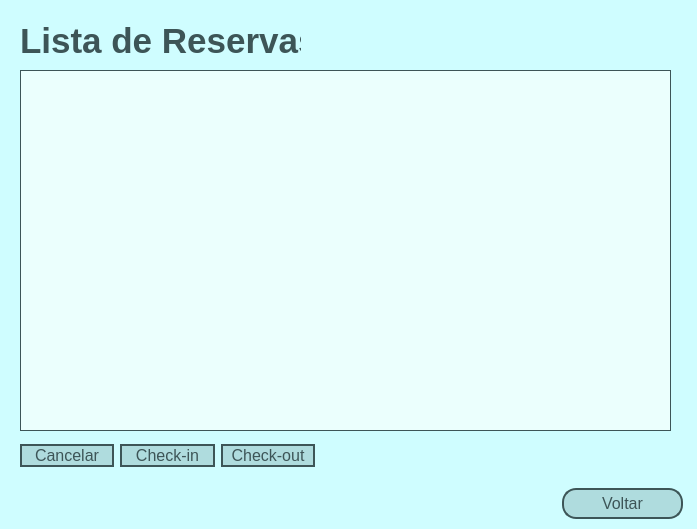
<?xml version="1.0" encoding="UTF-8"?>
<ui version="4.0">
 <class>reservasTela</class>
 <widget class="QDialog" name="reservasTela">
  <property name="geometry">
   <rect>
    <x>0</x>
    <y>0</y>
    <width>697</width>
    <height>529</height>
   </rect>
  </property>
  <property name="windowTitle">
   <string>Reservas</string>
  </property>
  <property name="windowIcon">
   <iconset theme="go-home"/>
  </property>
  <property name="styleSheet">
   <string notr="true">QDialog{
	background-color: #cffdff;
}

QPushButton{
	background-color: #afdcde;
	border-radius: 14px;
	border: 2px solid #3d5557;
	color: #3d5557;
	font-size: 16px;
}

QPushButton::hover{
	background-color: #b9faf4;
}


QLabel{
	color: #3d5557;
	font-weight:bold;
}

QTableWidget {
	background-color: #ebfffd;
	border: 1px solid #3d5557;
}

QHeaderView::section{
	background-color: #9db3b1;
	font-weight: bold;
}</string>
  </property>
  <widget class="QTableWidget" name="tb_reservas">
   <property name="geometry">
    <rect>
     <x>20</x>
     <y>70</y>
     <width>651</width>
     <height>361</height>
    </rect>
   </property>
  </widget>
  <widget class="QLabel" name="label">
   <property name="geometry">
    <rect>
     <x>20</x>
     <y>20</y>
     <width>281</width>
     <height>41</height>
    </rect>
   </property>
   <property name="font">
    <font>
     <pointsize>26</pointsize>
     <bold>true</bold>
    </font>
   </property>
   <property name="text">
    <string>Lista de Reservas</string>
   </property>
  </widget>
  <widget class="QWidget" name="layoutWidget">
   <property name="geometry">
    <rect>
     <x>20</x>
     <y>440</y>
     <width>295</width>
     <height>31</height>
    </rect>
   </property>
   <layout class="QHBoxLayout" name="horizontalLayout">
    <item>
     <widget class="QPushButton" name="btn_cancelar">
      <property name="text">
       <string>Cancelar</string>
      </property>
     </widget>
    </item>
    <item>
     <widget class="QPushButton" name="btn_checkin">
      <property name="text">
       <string>Check-in</string>
      </property>
     </widget>
    </item>
    <item>
     <widget class="QPushButton" name="btn_checkout">
      <property name="text">
       <string>Check-out</string>
      </property>
     </widget>
    </item>
   </layout>
  </widget>
  <widget class="QPushButton" name="btn_voltar">
   <property name="geometry">
    <rect>
     <x>562</x>
     <y>488</y>
     <width>121</width>
     <height>31</height>
    </rect>
   </property>
   <property name="text">
    <string>Voltar</string>
   </property>
  </widget>
 </widget>
 <resources/>
 <connections/>
</ui>
